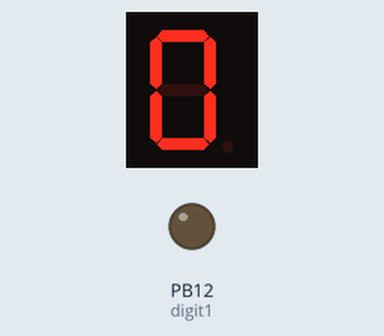
This sketch was run on a simulated STM32 Blue Pill. Shown: 1-digit seven-segment display, output pins drawn as LEDs (lit = HIGH). Wiring (inferred from the names in the program): 1-digit 7-segment display, segments lit when HIGH: segments PA0, PA1, PA2, PA3, PA4, PA5, PA6. The segment pins are drawn as the display they are named for; pins used as bus, display or sensor lines are not drawn.

Above: at 0.1 s.
At 1.1 s:
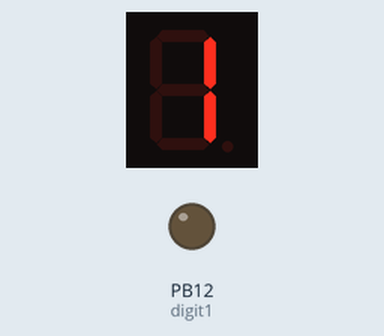
At 2.1 s:
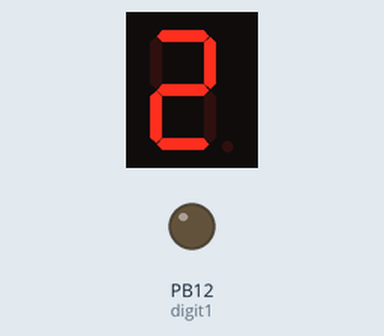
At 4.1 s:
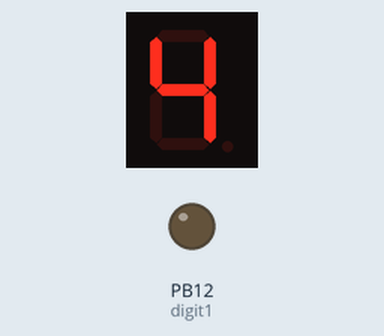
At 6.1 s:
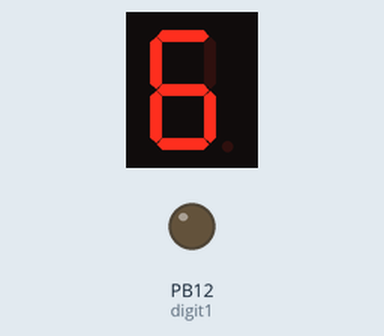
At 9.1 s:
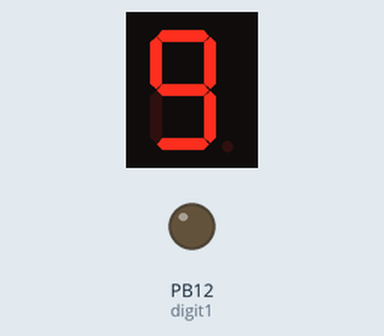

Measured:
- by itself, everything shown: repeats every 10.0 s, in 10 steps
- what the display in image 1 shows lasts 1.0 s, from 1.0 s to 2.0 s

The sketch:

1digit_stm32.ino
```cpp
byte segA = PA0; //Display pin 11
byte segB = PA1; //Display pin 7
byte segC = PA2; //Display pin 4
byte segD = PA3; //Display pin 2
byte segE = PA4; //Display pin 1
byte segF = PA5; //Display pin 10
byte segG = PA6; //Display pin 5
byte digit1 = PB12;

void setup() {
  pinMode(segA, OUTPUT);
  pinMode(segB, OUTPUT);
  pinMode(segC, OUTPUT);
  pinMode(segD, OUTPUT);
  pinMode(segE, OUTPUT);
  pinMode(segF, OUTPUT);
  pinMode(segG, OUTPUT);
  pinMode(digit1, OUTPUT);
}
void loop() {

  for (int i = 0; i < 10; i++) {
    lightNumber(i);
    delay(1000);
  }
}
void affiche(int toDisplay) {
#define DISPLAY_BRIGHTNESS  750

#define DIGIT_ON  0
#define DIGIT_OFF 1

  for (int digit = 1 ; digit > 0 ; digit--) {

    //Turn on a digit for a short amount of time
    switch (digit) {
      case 1:
        digitalWrite(digit1, DIGIT_ON);
        lightNumber(toDisplay % 10);
        toDisplay /= 10;
        delayMicroseconds(DISPLAY_BRIGHTNESS);
        break;
    }
    //Turn off all segments
    lightNumber(10);

    //Turn off all digits
    digitalWrite(digit1, DIGIT_OFF);


  }
}

//Given a number, turns on those segments
//If number == 10, then turn off number
void lightNumber(int numberToDisplay) {

#define SEGMENT_ON  1 //ANODE = 0; CATHODE = 1;
#define SEGMENT_OFF 0 //ANODE = 1; CATHODE = 0;

  switch (numberToDisplay) {

    case 0:
      digitalWrite(segA, SEGMENT_ON);
      digitalWrite(segB, SEGMENT_ON);
      digitalWrite(segC, SEGMENT_ON);
      digitalWrite(segD, SEGMENT_ON);
      digitalWrite(segE, SEGMENT_ON);
      digitalWrite(segF, SEGMENT_ON);
      digitalWrite(segG, SEGMENT_OFF);
      digitalWrite(13, SEGMENT_OFF);
      break;

    case 1:
      digitalWrite(segA, SEGMENT_OFF);
      digitalWrite(segB, SEGMENT_ON);
      digitalWrite(segC, SEGMENT_ON);
      digitalWrite(segD, SEGMENT_OFF);
      digitalWrite(segE, SEGMENT_OFF);
      digitalWrite(segF, SEGMENT_OFF);
      digitalWrite(segG, SEGMENT_OFF);
      digitalWrite(13, SEGMENT_OFF);
      break;

    case 2:
      digitalWrite(segA, SEGMENT_ON);
      digitalWrite(segB, SEGMENT_ON);
      digitalWrite(segC, SEGMENT_OFF);
      digitalWrite(segD, SEGMENT_ON);
      digitalWrite(segE, SEGMENT_ON);
      digitalWrite(segF, SEGMENT_OFF);
      digitalWrite(segG, SEGMENT_ON);
      digitalWrite(13, SEGMENT_OFF);
      break;

    case 3:
      digitalWrite(segA, SEGMENT_ON);
      digitalWrite(segB, SEGMENT_ON);
      digitalWrite(segC, SEGMENT_ON);
      digitalWrite(segD, SEGMENT_ON);
      digitalWrite(segE, SEGMENT_OFF);
      digitalWrite(segF, SEGMENT_OFF);
      digitalWrite(segG, SEGMENT_ON);
      digitalWrite(13, SEGMENT_OFF);
      break;

    case 4:
      digitalWrite(segA, SEGMENT_OFF);
      digitalWrite(segB, SEGMENT_ON);
      digitalWrite(segC, SEGMENT_ON);
      digitalWrite(segD, SEGMENT_OFF);
      digitalWrite(segE, SEGMENT_OFF);
      digitalWrite(segF, SEGMENT_ON);
      digitalWrite(segG, SEGMENT_ON);
      digitalWrite(13, SEGMENT_OFF);
      break;

    case 5:
      digitalWrite(segA, SEGMENT_ON);
      digitalWrite(segB, SEGMENT_OFF);
      digitalWrite(segC, SEGMENT_ON);
      digitalWrite(segD, SEGMENT_ON);
      digitalWrite(segE, SEGMENT_OFF);
      digitalWrite(segF, SEGMENT_ON);
      digitalWrite(segG, SEGMENT_ON);
      digitalWrite(13, SEGMENT_OFF);
      break;

    case 6:
      digitalWrite(segA, SEGMENT_ON);
      digitalWrite(segB, SEGMENT_OFF);
      digitalWrite(segC, SEGMENT_ON);
      digitalWrite(segD, SEGMENT_ON);
      digitalWrite(segE, SEGMENT_ON);
      digitalWrite(segF, SEGMENT_ON);
      digitalWrite(segG, SEGMENT_ON);
      digitalWrite(13, SEGMENT_OFF);
      break;

    case 7:
      digitalWrite(segA, SEGMENT_ON);
      digitalWrite(segB, SEGMENT_ON);
      digitalWrite(segC, SEGMENT_ON);
      digitalWrite(segD, SEGMENT_OFF);
      digitalWrite(segE, SEGMENT_OFF);
      digitalWrite(segF, SEGMENT_OFF);
      digitalWrite(segG, SEGMENT_OFF);
      digitalWrite(13, SEGMENT_OFF);
      break;

    case 8:
      digitalWrite(segA, SEGMENT_ON);
      digitalWrite(segB, SEGMENT_ON);
      digitalWrite(segC, SEGMENT_ON);
      digitalWrite(segD, SEGMENT_ON);
      digitalWrite(segE, SEGMENT_ON);
      digitalWrite(segF, SEGMENT_ON);
      digitalWrite(segG, SEGMENT_ON);
      digitalWrite(13, SEGMENT_OFF);
      break;

    case 9:
      digitalWrite(segA, SEGMENT_ON);
      digitalWrite(segB, SEGMENT_ON);
      digitalWrite(segC, SEGMENT_ON);
      digitalWrite(segD, SEGMENT_ON);
      digitalWrite(segE, SEGMENT_OFF);
      digitalWrite(segF, SEGMENT_ON);
      digitalWrite(segG, SEGMENT_ON);
      digitalWrite(13, SEGMENT_OFF);
      break;

    // all segment are ON
    case 10:
      digitalWrite(segA, SEGMENT_OFF);
      digitalWrite(segB, SEGMENT_OFF);
      digitalWrite(segC, SEGMENT_OFF);
      digitalWrite(segD, SEGMENT_OFF);
      digitalWrite(segE, SEGMENT_OFF);
      digitalWrite(segF, SEGMENT_OFF);
      digitalWrite(segG, SEGMENT_OFF);
      digitalWrite(13, SEGMENT_OFF);
      break;

  }
}
```
